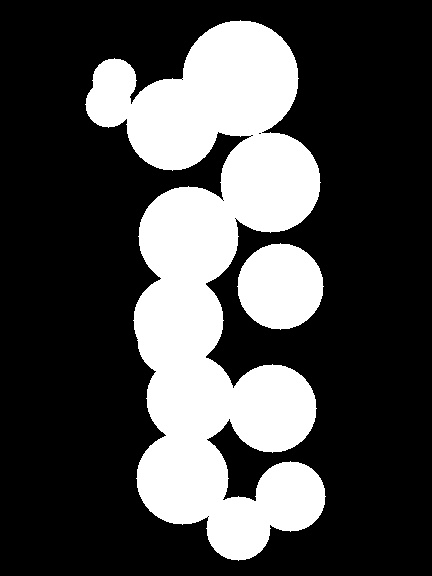
#> input picture RaspberryPI/cmask.jpg, 432 x 576 px
$ python hsv_click.py
#> lines starting #> are read from the running program, lines starting #| are printed output that depends on the picture; after the words box and inside, x2 and y2 are one past the last pixel; in counts of white or black regions, pixels touching at a corner belong together
import cv2
import numpy as np


hsv = 0
lower_blue1 = 0
upper_blue1 = 0
lower_blue2 = 0
upper_blue2 = 0
lower_blue3 = 0
upper_blue3 = 0


# [49 lines left out: function mouse_callback, not called in this run]

# cv2.namedWindow('img_color', cv2.WINDOW_NORMAL)
cv2.setMouseCallback('img_color', mouse_callback)

while(True):
    img_color = cv2.imread('cmask.jpg')
#> img_color is the input picture: shape (576, 432, 3); min 0, max 255, mean 73.5
    height, width = img_color.shape[:2]
#> height = 576; width = 432

    # 원본 영상을 HSV 영상으로 변환합니다.
    img_hsv = cv2.cvtColor(img_color, cv2.COLOR_BGR2HSV)
#> img_hsv: shape (576, 432, 3); mean H, S, V 0, 0, 73.5

    # 범위 값으로 HSV 이미지에서 마스크를 생성합니다.
    img_mask1 = cv2.inRange(img_hsv, lower_blue1, upper_blue1)
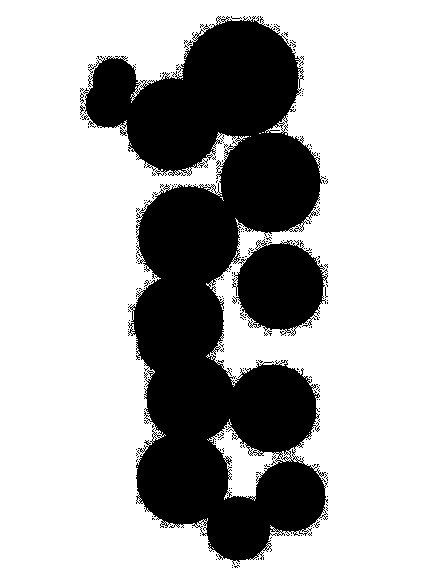
#> img_mask1: shape (576, 432); 69.4% white; 231 black regions (229 under 20 px), largest, box (x1, y1, x2, y2) and area: (82, 16, 328, 565) 69288, (232, 239, 328, 336) 6244
    # cv2.imshow('img_mask1', img_mask1)
    img_mask2 = cv2.inRange(img_hsv, lower_blue2, upper_blue2)
    # cv2.imshow('img_mask2', img_mask2)
    img_mask3 = cv2.inRange(img_hsv, lower_blue3, upper_blue3)
    # cv2.imshow('img_mask3', img_mask3)
    img_mask = img_mask1 | img_mask2 | img_mask3 # 3장의 마스크 이미지 비트 or 연산으로 합치기

    # 마스크 이미지로 원본 이미지에서 범위값에 해당되는 영상 부분을 획득합니다.
    img_result = cv2.bitwise_and(img_color, img_color, mask=img_mask)
#> img_result: shape (576, 432, 3); every value is 0


    # cv2.namedWindow('img_mask', cv2.WINDOW_NORMAL)
    # cv2.namedWindow('img_result', cv2.WINDOW_NORMAL)

    cv2.imshow('img_color', img_color)
    cv2.imshow('img_mask', img_mask)
    cv2.imshow('img_result', img_result)


    # ESC 키누르면 종료
    if cv2.waitKey(1) & 0xFF == 27:
#> (key Esc is pressed here)
        break

cv2.destroyAllWindows()
